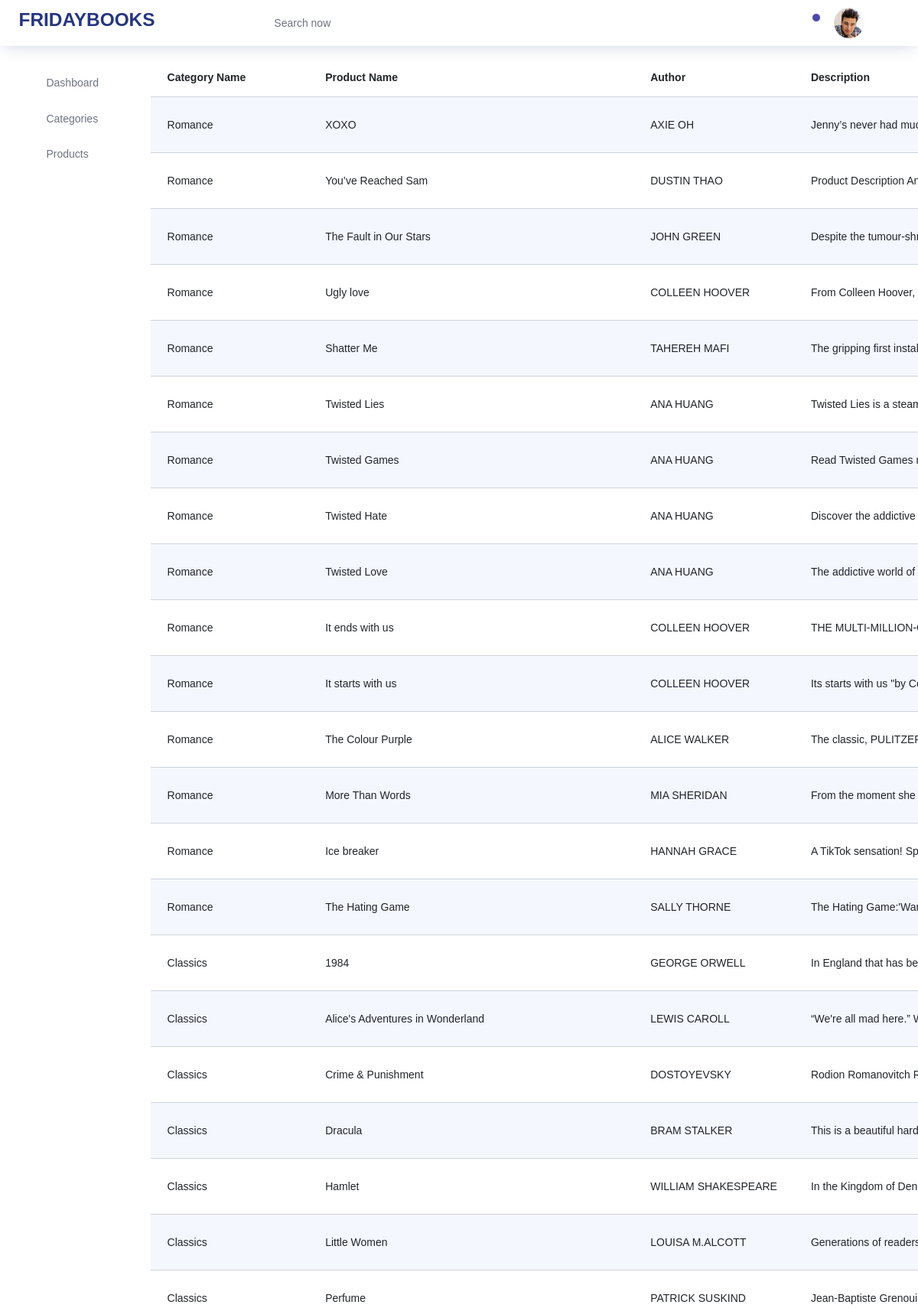
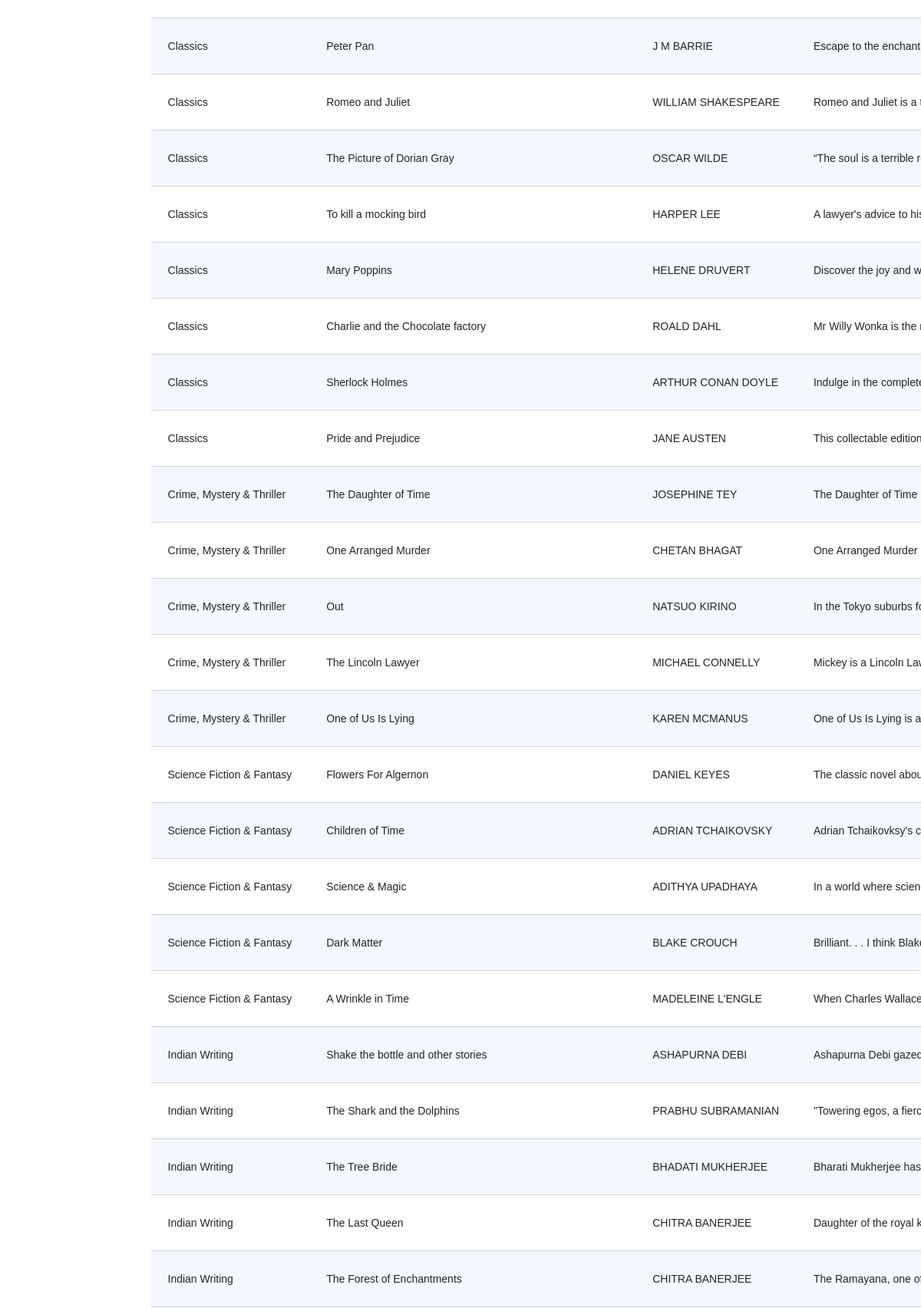
Screenshot of /Backend/product_details/ (upper part) with the database file from the repository (2 pictures, top to bottom).
### backend/models.py (models this page shows)
class ProductDB(models.Model):
    CName = models.CharField(max_length=100,null=True, blank=True)
    PName = models.CharField(max_length=100,null=True, blank=True)
    Author = models.CharField(max_length=100,null=True, blank=True)
    Description = models.CharField(max_length=100, null=True, blank=True)
    Price= models.IntegerField(null=True, blank=True)
    Image = models.ImageField(upload_to="Images", null=True, blank=True)

### backend/views.py (the view)
# urls.py: path('product_details/', views.product_details, name="product_details"),
def product_details(request):
    data =ProductDB.objects.all()
    return render(request, "Product_details.html", {'data': data})

### templates/Product_details.html (shortened to what this page needs)
<!DOCTYPE html>
{% extends 'Index.html' %}
{% block content %}
<html lang="en">
<head>
</head>
<body>
<div class="table-responsive pt-3">
                  <table class="table table-striped project-orders-table">
                    <thead>
                      <tr>
                        <th>Category Name</th>
                        <th>Product Name</th>
                        <th>Author</th>
                        <th>Description</th>
                      </tr>
                    </thead>
                    <tbody>
                      <tr>
                        {% for i in data %}
                      <td> {{i.CName}}</td>
                      <td> {{i.PName}}</td>
                      <td> {{i.Author}}</td>
                      <td> {{i.Description}}</td>
                      </tr>
                      {% endfor %}
</body>
</html>
{% endblock %}

### rows the page displays
ProductDB: CName "Romance", PName "XOXO", Author "AXIE OH", Description "Jenny’s never had…"
ProductDB: CName "Romance", PName "You’ve Reached Sam", Author "DUSTIN THAO", Description "Product Description…"
ProductDB: CName "Romance", PName "The Fault in Our Stars", Author "JOHN GREEN", Description "Despite the…"
ProductDB: CName "Romance", PName "Ugly love", Author "COLLEEN HOOVER", Description "From Colleen Hoover,…"
ProductDB: CName "Romance", PName "Shatter Me", Author "TAHEREH MAFI", Description "The gripping first…"
ProductDB: CName "Romance", PName "Twisted Lies", Author "ANA HUANG", Description "Twisted Lies is a…"
ProductDB: CName "Romance", PName "Twisted Games", Author "ANA HUANG", Description "Read Twisted Games…"
ProductDB: CName "Romance", PName "Twisted Hate", Author "ANA HUANG", Description "Discover the addictive…"
ProductDB: CName "Romance", PName "Twisted Love", Author "ANA HUANG", Description "The addictive world of…"
ProductDB: CName "Romance", PName "It ends with us", Author "COLLEEN HOOVER", Description "THE…"
ProductDB: CName "Romance", PName "It starts with us", Author "COLLEEN HOOVER", Description "Its starts with us \"by…"
ProductDB: CName "Romance", PName "The Colour Purple", Author "ALICE WALKER", Description "The classic,…"
ProductDB: CName "Romance", PName "More Than Words", Author "MIA SHERIDAN", Description "From the moment she…"
ProductDB: CName "Romance", PName "Ice breaker", Author "HANNAH GRACE", Description "A TikTok sensation!…"
ProductDB: CName "Romance", PName "The Hating Game", Author "SALLY THORNE", Description "The Hating…"
ProductDB: CName "Classics", PName "1984", Author "GEORGE ORWELL", Description "In England that has…"
ProductDB: CName "Classics", PName "Alice's Adventures in Wonderland", Author "LEWIS CAROLL", Description "“We're all mad here.”…"
ProductDB: CName "Classics", PName "Crime & Punishment", Author "DOSTOYEVSKY", Description "Rodion Romanovitch…"
ProductDB: CName "Classics", PName "Dracula", Author "BRAM STALKER", Description "This is a beautiful…"
ProductDB: CName "Classics", PName "Hamlet", Author "WILLIAM SHAKESPEARE", Description "In the Kingdom of…"
ProductDB: CName "Classics", PName "Little Women", Author "LOUISA M.ALCOTT", Description "Generations of…"
ProductDB: CName "Classics", PName "Perfume", Author "PATRICK SUSKIND", Description "Jean-Baptiste…"
ProductDB: CName "Classics", PName "Peter Pan", Author "J M BARRIE", Description "Escape to the…"
ProductDB: CName "Classics", PName "Romeo and Juliet", Author "WILLIAM SHAKESPEARE", Description "Romeo and Juliet is a…"
ProductDB: CName "Classics", PName "The Picture of Dorian Gray", Author "OSCAR WILDE", Description "“The soul is a terrible…"
ProductDB: CName "Classics", PName "To kill a mocking bird", Author "HARPER LEE", Description "A lawyer's advice to…"
ProductDB: CName "Classics", PName "Mary Poppins", Author "HELENE DRUVERT", Description "Discover the joy and…"
ProductDB: CName "Classics", PName "Charlie and the Chocolate factory", Author "ROALD DAHL", Description "Mr Willy Wonka is the…"
ProductDB: CName "Classics", PName "Sherlock Holmes", Author "ARTHUR CONAN DOYLE", Description "Indulge in the…"
ProductDB: CName "Classics", PName "Pride and Prejudice", Author "JANE AUSTEN", Description "This collectable…"
ProductDB: CName "Crime, Mystery & Thriller", PName "The Daughter of Time", Author "JOSEPHINE TEY", Description "The Daughter of Time…"
ProductDB: CName "Crime, Mystery & Thriller", PName "One Arranged Murder", Author "CHETAN BHAGAT", Description "One Arranged Murder…"
ProductDB: CName "Crime, Mystery & Thriller", PName "Out", Author "NATSUO KIRINO", Description "In the Tokyo suburbs…"
ProductDB: CName "Crime, Mystery & Thriller", PName "The Lincoln Lawyer", Author "MICHAEL CONNELLY", Description "Mickey is a Lincoln…"
ProductDB: CName "Crime, Mystery & Thriller", PName "One of Us Is Lying", Author "KAREN MCMANUS", Description "One of Us Is Lying is a…"
ProductDB: CName "Science Fiction & Fantasy", PName "Flowers For Algernon", Author "DANIEL KEYES", Description "The classic novel…"
ProductDB: CName "Science Fiction & Fantasy", PName "Children of Time", Author "ADRIAN TCHAIKOVSKY", Description "Adrian Tchaikovksy's…"
ProductDB: CName "Science Fiction & Fantasy", PName "Science & Magic", Author "ADITHYA UPADHAYA", Description "In a world where…"
ProductDB: CName "Science Fiction & Fantasy", PName "Dark Matter", Author "BLAKE CROUCH", Description "Brilliant. . . I think…"
ProductDB: CName "Science Fiction & Fantasy", PName "A Wrinkle in Time", Author "MADELEINE L'ENGLE", Description "When Charles…"
ProductDB: CName "Indian Writing", PName "Shake the bottle and other stories", Author "ASHAPURNA DEBI", Description "Ashapurna Debi…"
ProductDB: CName "Indian Writing", PName "The Shark and the Dolphins", Author "PRABHU SUBRAMANIAN", Description "\"Towering egos, a…"
ProductDB: CName "Indian Writing", PName "The Tree Bride", Author "BHADATI MUKHERJEE", Description "Bharati Mukherjee has…"
ProductDB: CName "Indian Writing", PName "The Last Queen", Author "CHITRA BANERJEE", Description "Daughter of the royal…"
ProductDB: CName "Indian Writing", PName "The Forest of Enchantments", Author "CHITRA BANERJEE", Description "The Ramayana, one…"
